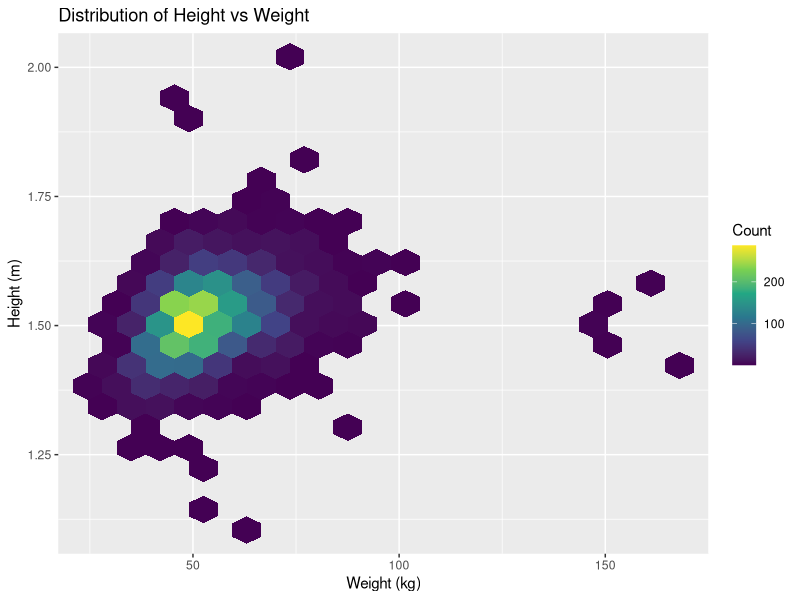
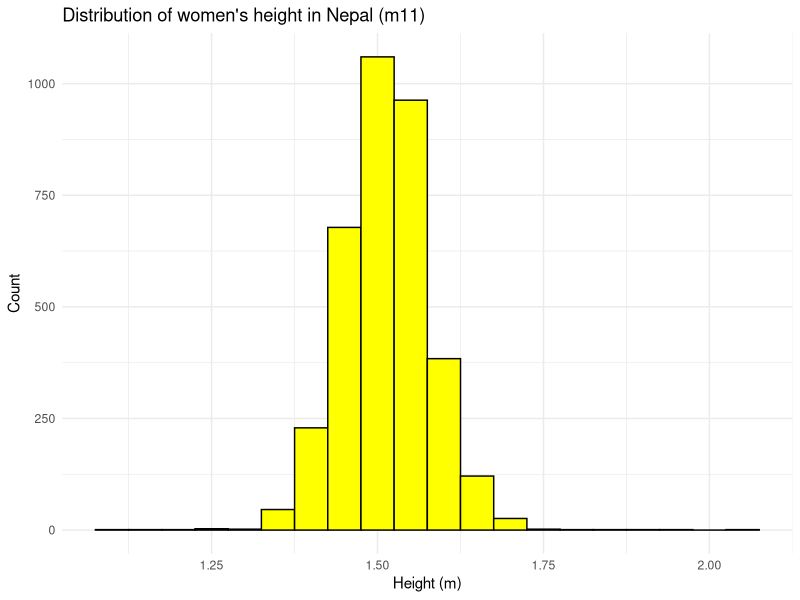
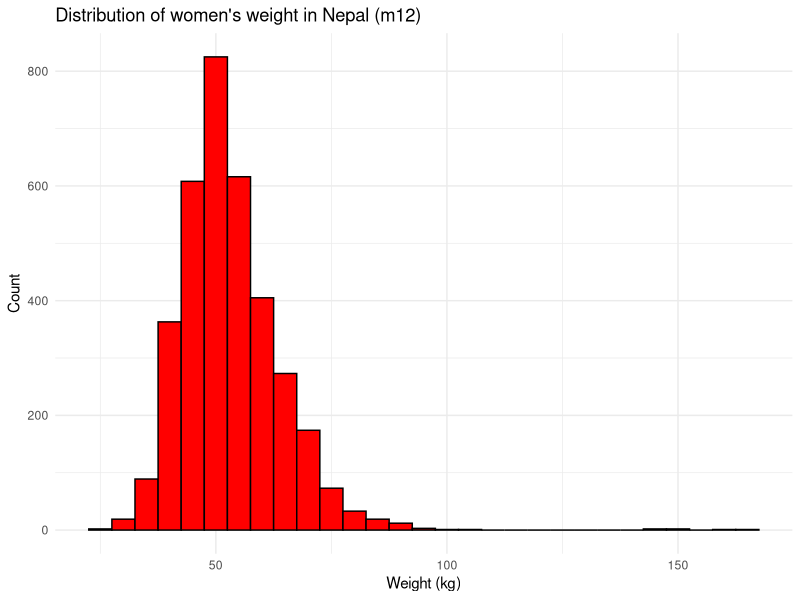

R code for these plots, in order:
install.packages("dplyr")
library(dplyr)
install.packages("tidyverse")
library(tidyverse)

setwd("Documents/Project Assistant (Rubee Dev)/Analysis Project (SEA STEPS data WHO)")
data <- read.csv("npl2019.csv")

blue <- data |>
  select(h1,h2a,h2b,h6,h7a,h7b,m8,mhx1,mhx2,mhx3,mhx4,t1,t2,a1,a2,m11,m12,b8,v11,sex,age,p13,p14,c6,d8a,d8b,d1,d2,d3,d4) |>
  mutate(m11 = m11/100) |> #convert the height from cm to m
  mutate(bmi = m12/(m11^2)) |> #create a bmi(kg/ m^2)
  filter(sex == 0) #filter only women in the dataset

#proportion of women in Nepal that is pregnant = 0.0175 (1.75%) and use tobacco = 0.1154 (11.54%), ignoring the NA values
prop <- blue %>%
  summarize(prop_pregnant = mean(m8 == 1, na.rm = TRUE),
            prop_tobacco = mean(t1 == 1, na.rm = TRUE),
            prop_diabet = mean(h7a == 1, na.rm = TRUE),
            prop_hypertension = mean(h2a == 1, na.rm = TRUE)) 

#diabetes and hypertension among women in Nepal (group by pregnant (m8)? diet?)

summary(blue)
blue

# during model selection, make sure to check the model function using summary of the model (summary(lm(formula= y ~ x))), see p values, R squared,
#Model selection (log likelihood (forgot, need to check on the Syllabus of STAT 306), AIC OR CP Mallow's statistics (good CP value is around the same as the number of parameters and low))
# using stepwise process in the dailylog
#afterwards, choosing the right models, and INTERPRET the RESULT OF THE LOGISTIC REGRESSION (i.e. for every 1 kg change in weight, contributes to 0.5 percent heart attack/ stroke)


#Visualizations

# Create a hexbin plot for Height vs Weight for women in Nepal
ggplot(blue, aes(x = m12, y = m11)) +
  stat_binhex(bins = 20) +  # Adjust the number of bins as needed
  scale_fill_viridis_c() +  # Use a color scale for better visualization
  labs(x = "Weight (kg)", y = "Height (m)", fill = "Count", title = "Distribution of Height vs Weight")  # Add axis labels and legend

# Distribution of women heights in Nepal
ggplot(blue,aes(x=m11)) +
  geom_histogram(binwidth = 0.05, fill = "yellow", color = "black") +
  theme_minimal() +  # Apply a minimal theme for a clean look
  labs(title = "Distribution of women's height in Nepal (m11)", x = "Height (m)", y = "Count")  # Add title and axis labels

# Distribution of women weights in Nepal
ggplot(blue,aes(x=m12)) +
  geom_histogram(binwidth = 5, fill = "red", color = "black") +
  theme_minimal() +  # Apply a minimal theme for a clean look
  labs(title = "Distribution of women's weight in Nepal (m12)", x = "Weight (kg)", y = "Count")  # Add title and axis labels

